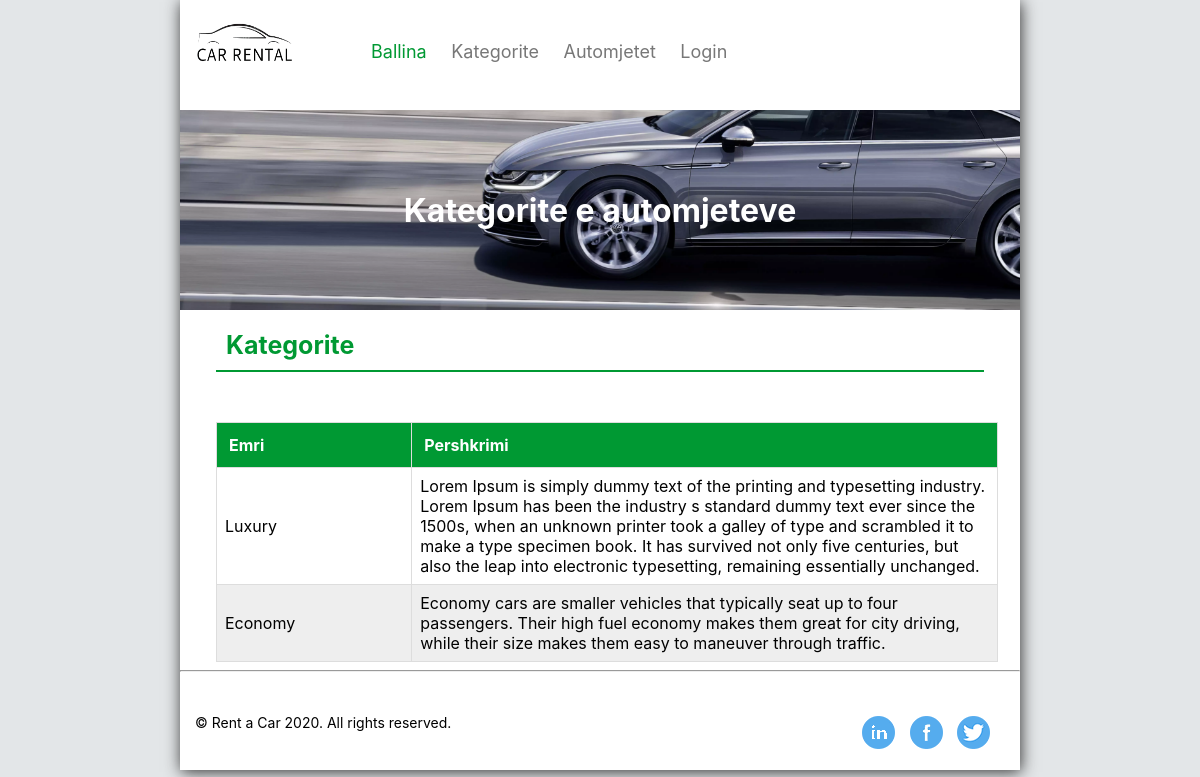
Screenshot of /kategorite.php with the database file from the repository.
### tables this page shows
CREATE TABLE `kategorite` (
  `kategoriaid` int(11) NOT NULL,
  `emri` varchar(255) NOT NULL,
  `pershkrimi` text
);

### includes/sqlFunctions.php (called while the page is built, shortened)
<?php
    function connection()
    {
        $dbconn = mysqli_connect('localhost', 'root', '', 'rentacardb');
        return $dbconn;
    }
    function merrKategorit(){
        $dbconn = connection();
        $sql = "SELECT * FROM kategorite";
        $result = mysqli_query($dbconn, $sql);
        return $result;
    }
?>

### kategorite.php (the view, shortened to what this page needs)
<?php include_once('includes/header.php'); ?>
<?php include_once('includes/sqlFunctions.php'); ?>
<div id="main">
    <div id="slide-bar">
        <div class="image">
            <h1>Kategorite e automjeteve</h1>
        </div>
    </div>
    <div class="tabela">
        <h1 style="margin-bottom: 50px;">Kategorite</h1>
        <table id="klientet_table">
            <thead>
                <tr>
                    <th style="width: 20%;">Emri</th>
                    <th style="width: 60%;">Pershkrimi</th>
                </tr>
            </thead>
            <tbody>
                <?php
                $kategorit =  merrKategorit();
                while ($kategoria = mysqli_fetch_assoc($kategorit)) {
                    ?>
                    <tr>
                        <td><?php echo $kategoria['emri']; ?></td>
                        <td><?php echo $kategoria['pershkrimi']; ?></td>
                    </tr>
                <?php
                }
                ?>
            </tbody>
        </table>
    </div>
</div>
<hr>
<?php include_once('includes/footer.php'); ?>

### css/style.css (style rules this page uses)
body { margin: 0px; padding: 0px; background-color: #e3e6e8; font-family: -apple-system, BlinkMacSystemFont, "Segoe UI", Roboto, "Helvetica Neue", Arial, sans-serif; }
.image { background-image: url(../images/car5.png); background-position: bottom left; width: 100%; height: 200px; }
.image h1 { color: #fff; text-align: center; position: relative; top: 50%; transform: translateY(-50%); }
.tabela { width: 95%; margin: 0 auto; }
.tabela h1 { color: #009933; padding: 20px 0px 10px 10px; margin: 0px 15px; font-size: 25px; border-bottom: 2px solid #009933; }
#klientet_table { margin-top: 20px; border-collapse: collapse; width: 98%; margin: 30px 15px 0px 15px; }
#klientet_table td, #klientet_table th { border: 1px solid #ddd; padding: 8px; }
#klientet_table tr:nth-child(even) { background-color: #eee; }
#klientet_table th { padding: 12px; text-align: left; background-color: #009933; color: white; }

### rows the page displays
kategorite: emri "Luxury", pershkrimi "Lorem Ipsum is simply dummy text of the printing and typesetting industry. Lorem Ipsum has been the industry s standard dummy text ever since the 1500s, when an unknown printer took a galley of type and scrambled it to make a type specimen book. It has survived not only five centuries, but also the leap into electronic typesetting, remaining essentially unchanged."
kategorite: emri "Economy", pershkrimi "Economy cars are smaller vehicles that typically seat up to four passengers. Their high fuel economy makes them great for city driving, while their size makes them easy to maneuver through traffic."
